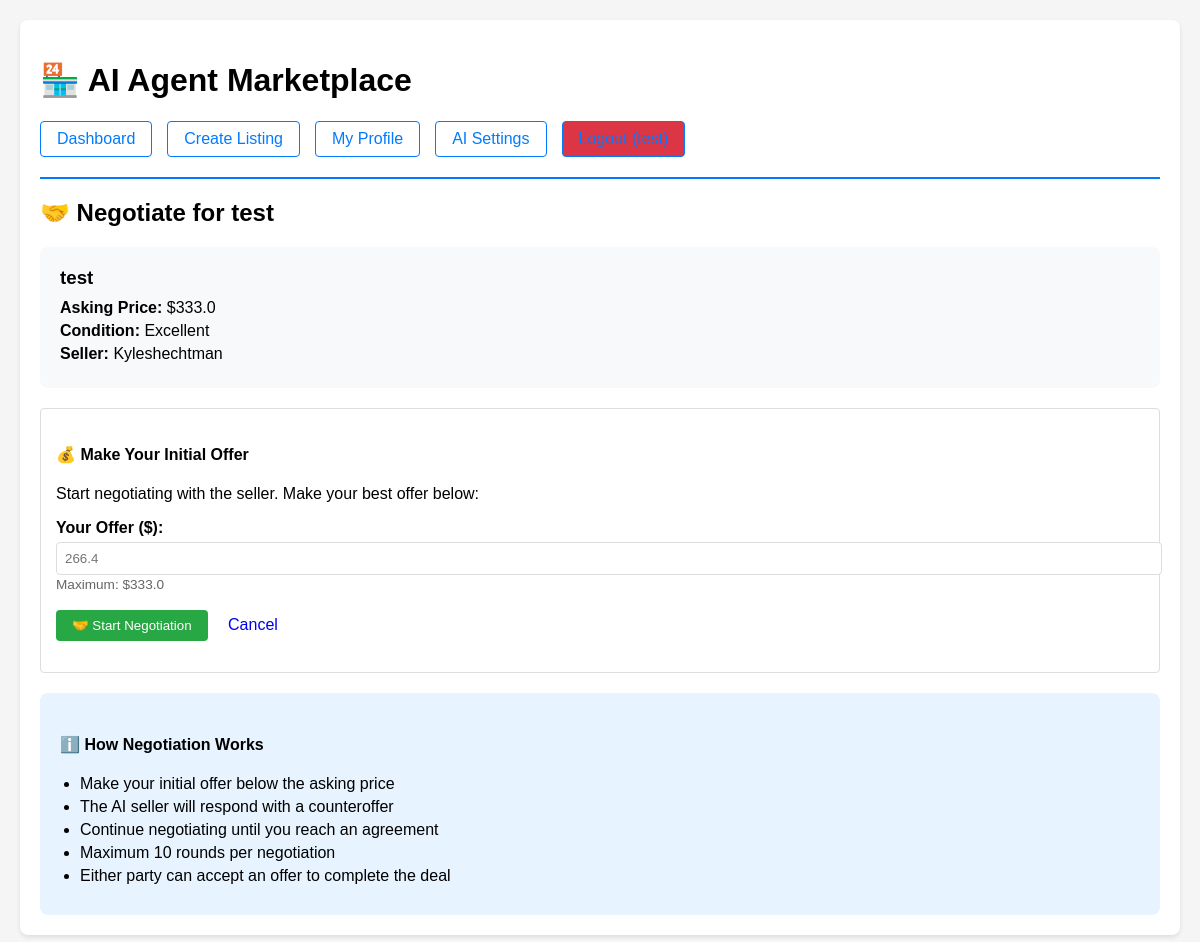
Page /negotiate/1 (signed in) on the committed database.
### models/database.py (models this page shows, shortened)
class Item(db.Model):
    __tablename__ = 'items'
    id = db.Column(db.Integer, primary_key=True)
    user_id = db.Column(db.Integer, db.ForeignKey('users.id'), nullable=False)
    name = db.Column(db.String(200), nullable=False)
    description = db.Column(db.Text)
    furniture_type = db.Column(db.Enum(FurnitureType), nullable=False)
    starting_price = db.Column(db.Float, nullable=False)
    min_price = db.Column(db.Float, nullable=False)
    condition = db.Column(db.String(50), default='good')
    image_path = db.Column(db.String(200))
    is_sold = db.Column(db.Boolean, default=False)
    created_at = db.Column(db.DateTime, default=datetime.utcnow)
    negotiations = db.relationship('Negotiation', backref='item', lazy=True, cascade='all, delete-orphan')

class User(UserMixin, db.Model):
    __tablename__ = 'users'
    id = db.Column(db.Integer, primary_key=True)
    username = db.Column(db.String(80), unique=True, nullable=False)
    email = db.Column(db.String(120), unique=True, nullable=False)
    password_hash = db.Column(db.String(128), nullable=False)
    seller_personality = db.Column(db.String(50), default='flexible')  # AI seller personality
    buyer_personality = db.Column(db.String(50), default='fair')      # AI buyer personality
    created_at = db.Column(db.DateTime, default=datetime.utcnow)
    items = db.relationship('Item', backref='owner', lazy=True, cascade='all, delete-orphan')
    negotiations_as_seller = db.relationship('Negotiation', foreign_keys='Negotiation.seller_id', backref='seller', lazy=True)
    negotiations_as_buyer = db.relationship('Negotiation', foreign_keys='Negotiation.buyer_id', backref='buyer', lazy=True)

### app.py (the view)
@main.route('/negotiate/<int:item_id>')
@login_required
def negotiate_page(item_id):
    item = Item.query.get_or_404(item_id)
    if item.user_id == current_user.id:
        flash('❌ You cannot negotiate on your own item', 'error')
        return redirect(url_for('main.homepage'))
    if item.is_sold:
        flash('❌ This item has already been sold', 'error')
        return redirect(url_for('main.homepage'))
    existing_negotiation = Negotiation.query.filter(
        Negotiation.item_id == item_id,
        Negotiation.buyer_id == current_user.id,
        Negotiation.status.in_([NegotiationStatus.ACTIVE, NegotiationStatus.DEAL_PENDING])
    ).first()
    return render_template('negotiate.html', item=item, existing_negotiation=existing_negotiation)

### app.py (called while the page is built)
@login_manager.user_loader
def load_user(user_id):
    return User.query.get(int(user_id))

### templates/negotiate.html (shortened to what this page needs)
{% extends "base.html" %}
{% block content %}
<div class="negotiate-page">
    <h2>🤝 Negotiate for {{ item.name }}</h2>
    <div class="item-summary">
        <div class="item-info">
            <div class="item-details">
                <h3>{{ item.name }}</h3>
                <p><strong>Asking Price:</strong> ${{ item.starting_price }}</p>
                <p><strong>Condition:</strong> {{ item.condition.title() }}</p>
                <p><strong>Seller:</strong> {{ item.owner.username }}</p>
            </div>
        </div>
    </div>
    {% if existing_negotiation %}
    <div class="card existing-negotiation">
        <h4>⚠️ You already have an active negotiation for this item</h4>
        <p><strong>Current Offer:</strong> ${{ existing_negotiation.current_offer }}</p>
        <p><strong>Round:</strong> {{ existing_negotiation.round_number }}/{{ existing_negotiation.max_rounds }}</p>
        <a href="{{ url_for('main.view_negotiation', negotiation_id=existing_negotiation.id) }}" class="btn btn-primary">View Negotiation</a>
    </div>
    {% else %}
    <div class="card">
        <h4>💰 Make Your Initial Offer</h4>
        <p>Start negotiating with the seller. Make your best offer below:</p>
        <form method="POST" action="{{ url_for('main.start_negotiation') }}">
            <div class="form-group">
                <label for="initial_offer">Your Offer ($):</label>
                <input type="number"
                       id="initial_offer"
                       name="initial_offer"
                       step="0.01"
                       min="1"
                       max="{{ item.starting_price }}"
                       placeholder="{{ (item.starting_price * 0.8)|round(2) }}"
                       required>
                <small class="form-text">Maximum: ${{ item.starting_price }}</small>
            </div>
            <div class="form-group">
                <button type="submit" class="btn btn-success">🤝 Start Negotiation</button>
                <a href="{{ url_for('main.view_item', item_id=item.id) }}" class="btn">Cancel</a>
            </div>
        </form>
    </div>
    {% endif %}
    <div class="negotiation-info">
        <h4>ℹ️ How Negotiation Works</h4>
        <ul>
            <li>Make your initial offer below the asking price</li>
            <li>The AI seller will respond with a counteroffer</li>
            <li>Continue negotiating until you reach an agreement</li>
            <li>Maximum 10 rounds per negotiation</li>
            <li>Either party can accept an offer to complete the deal</li>
        </ul>
    </div>
</div>
{% endblock %}

### templates/base.html (style rules this page uses)
body { font-family: Arial, sans-serif; margin: 0; padding: 20px; background: #f5f5f5; }
.card { border: 1px solid #ddd; padding: 15px; margin: 10px 0; border-radius: 4px; }
.btn { padding: 8px 16px; border: none; border-radius: 4px; cursor: pointer; text-decoration: none; display: inline-block; }
.btn-success { background: #28a745; color: white; }
.form-group { margin: 15px 0; }
.form-group label { display: block; margin-bottom: 5px; font-weight: bold; }
.form-group input, .form-group textarea, .form-group select { width: 100%; padding: 8px; border: 1px solid #ddd; border-radius: 4px; }

### templates/negotiate.html (style rules this page uses)
.item-summary { background: #f8f9fa; padding: 20px; border-radius: 8px; margin-bottom: 20px; }
.item-info { display: flex; gap: 15px; align-items: center; }
.item-details h3 { margin: 0 0 10px 0; }
.item-details p { margin: 5px 0; }
.negotiation-info { background: #e7f3ff; padding: 20px; border-radius: 8px; margin-top: 20px; }
.negotiation-info ul { margin: 10px 0; padding-left: 20px; }
.negotiation-info li { margin: 5px 0; }
.form-text { color: #666; font-size: 0.85em; }

### rows in the picture
Item: name "test", starting_price "333.0", condition "Excellent", initial_offer "266.4"
User: owner.username "Kyleshechtman"
